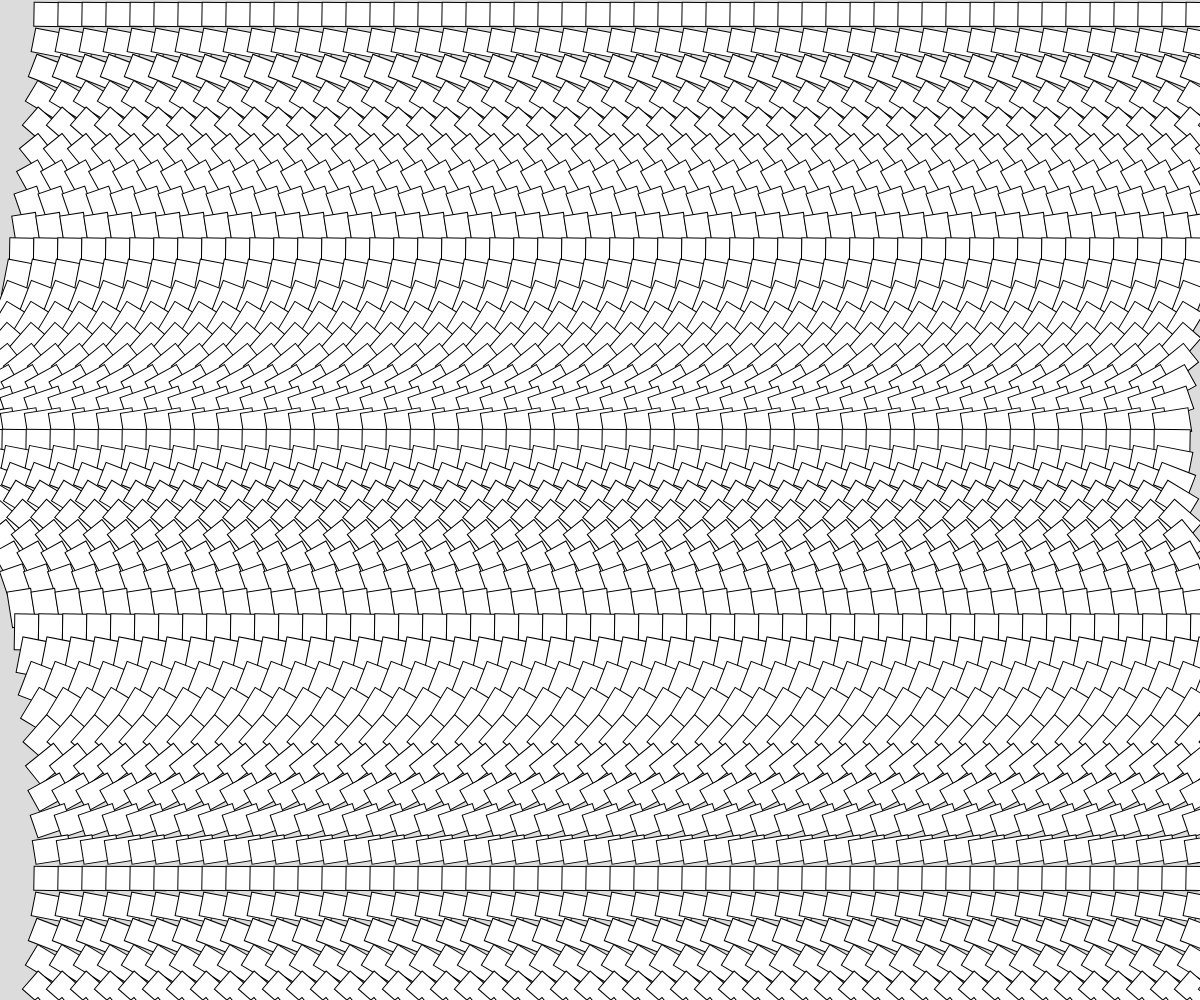
Frame 1 (no input)
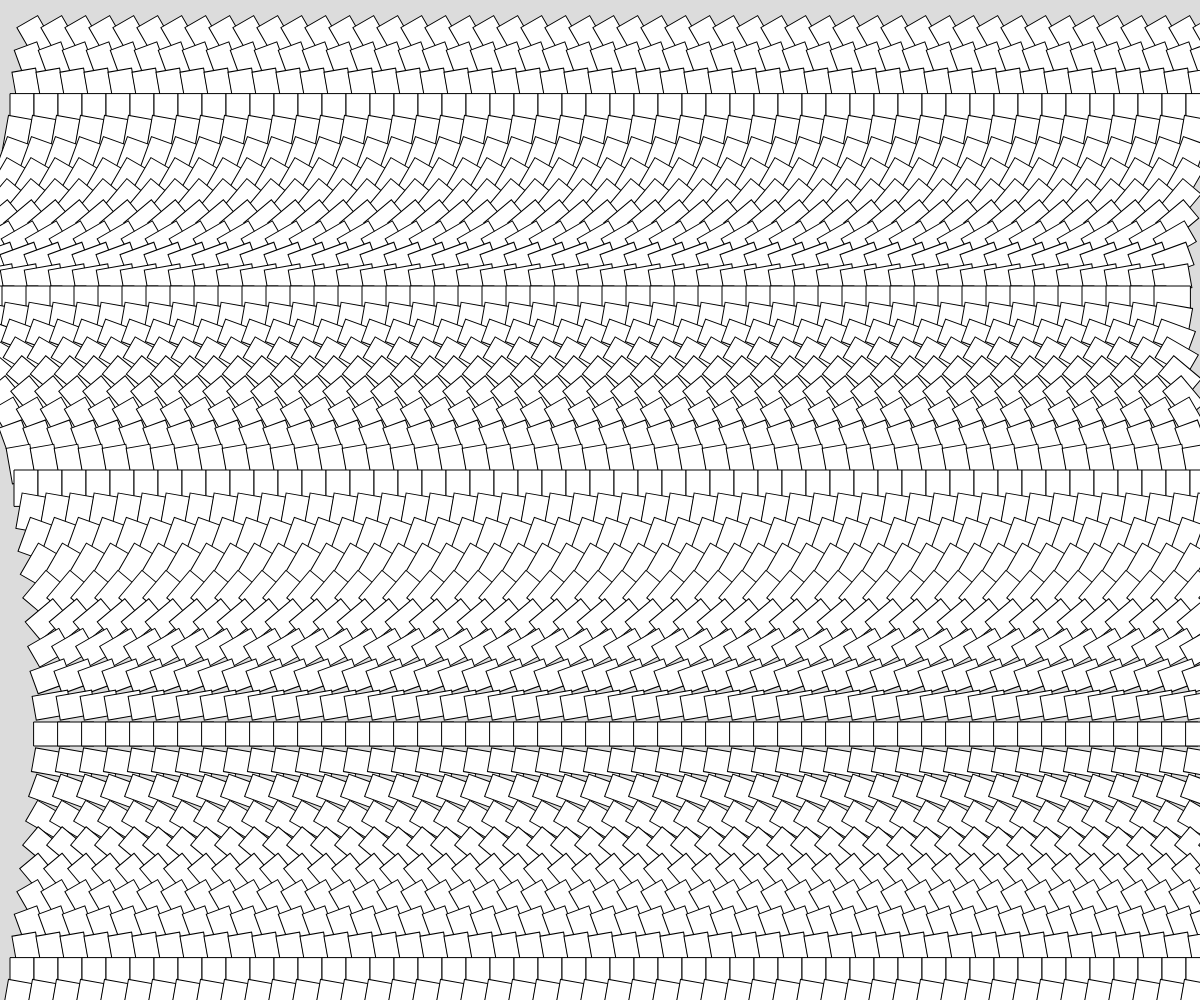
Frame 60 (no input)
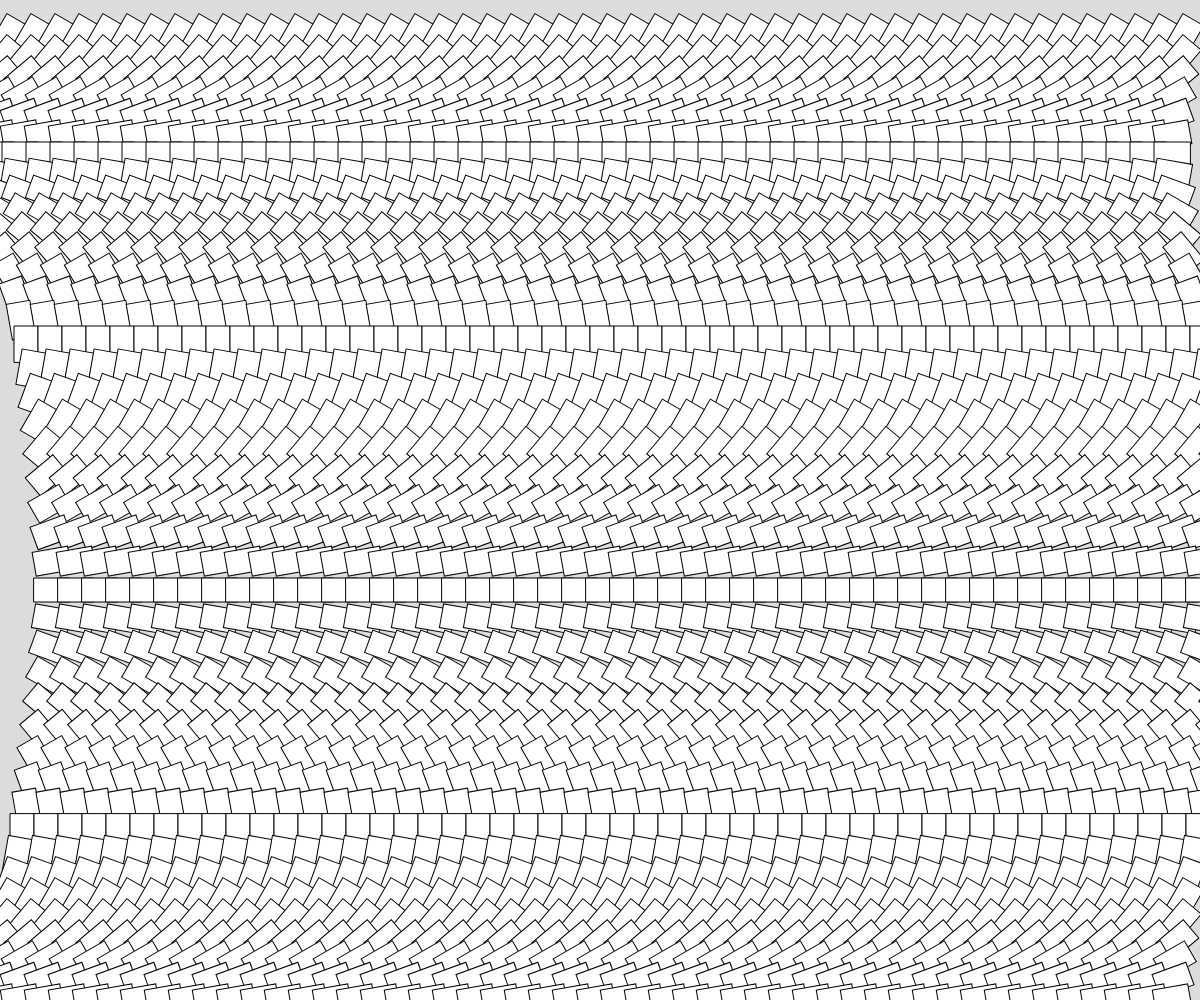
Frame 120 (the mouse pressed at the canvas centre since frame 60)

The p5.js sketch that drew these frames (run headless with seeded random() and noise() and a simulated clock; from frame 60 on, the mouse is pressed at the canvas centre):

// p5.js sketch
// ── sketch.js
let step
let numAcross=50

function setup(){
  createCanvas(windowWidth, windowHeight);
  step=width/numAcross
}

function draw(){
  background(220);
  for(let j=0; j<numAcross;j++){
    for(let i=0; i<numAcross; i++){
      drawTile(i,j,step)
    }
  }
}

function drawTile(across, down, step){
  
  push()
  translate((across+1)*step, (down+0.5)*step)
  angleMode(DEGREES)
  rotate(frameCount+down*10,across*100)
  rect(10,-10,step*1.5, step)
  
  pop()
}
